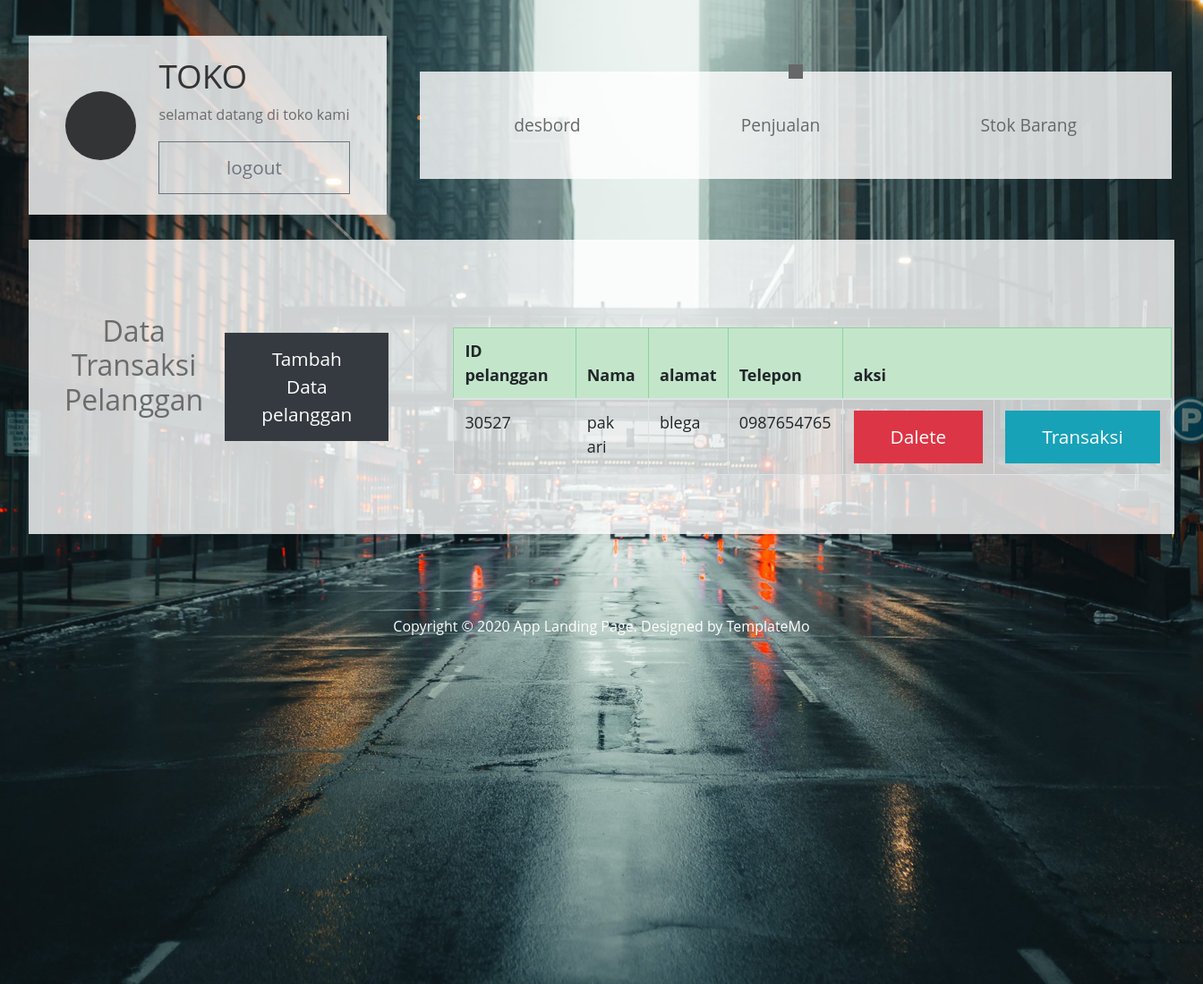
The app's page /petugas/penjualan_select.php (signed in) with its own data.
### tables this page shows
CREATE TABLE `tb_pelanggan` (
  `id_pelanggan` int(11) NOT NULL,
  `nama_pelanggan` varchar(50) NOT NULL,
  `alamat_pelanggan` text NOT NULL,
  `telepon_pelanggan` varchar(20) NOT NULL
);

### petugas/penjualan_select.php (the view, shortened to what this page needs)
<?php
    include('header.php');
    include('inavbar.php');
    ?>
    <section class="tm-bg-white-transparent tm-app-feature-box   " id="section_2">
<div class=" text-center mx-auto">
            <h2 class="mb-5">Data Transaksi Pelanggan </h2>
        </div>
        <a href="penjualan_insert_v.php" class="nav-link custom-btn custom-border-btn btn btn btn-dark m-4">Tambah Data pelanggan</a>
        <div class="row text-warning-emphasis ">
            <div class=" col-md-11 col-md-1 m-5 mb-lg-11 mb-md-0">
            <div class="featured-block d-flex justify-content-center align-items-center">
                    <table class="table table-bordered border-success table-hover table-striped ">
                        <thead class="table-success">
                            <th>ID pelanggan</th>
                            <th>Nama</th>
                            <th>alamat</th>
                            <th>Telepon</th>
                            <th colspan="2">aksi</th>
                        </thead>
                        <tbody class="table-group-divider ">
                        <?php
    include "../config.php";
    $sql = mysqli_query($koneksi, 'SELECT * FROM tb_pelanggan ORDER BY id_pelanggan DESC');
    foreach ($sql as $pelanggan) {
    ?>
      <tr>
        <td><?= $pelanggan['id_pelanggan'] ?> </td>
        <td><?= $pelanggan['nama_pelanggan'] ?></td>
        <td><?= $pelanggan['alamat_pelanggan'] ?></td>
        <td><?= $pelanggan['telepon_pelanggan'] ?></td>
        <td><a href="penjualan_delete.php?id_pelanggan=<?= $pelanggan['id_pelanggan'] ?>"  onclick="return confirm('apakah anda yakin mau delete?');"  class=" btn  btn btn-danger ">Dalete</a></td>
        <td><a href="detail_penjualan_v.php?id_pelanggan=<?= $pelanggan['id_pelanggan'] ?>" class=" btn btn btn-info ">Transaksi</a></td>
      </tr>
    <?php } ?>
                        </tbody>
                    </table>
            </div>
        </div>
          </section>
<?php
include('footer.php');
?>

### css/templatemo-style.css (style rules this page uses)
html { scroll-behavior: smooth; }
body { font-family: "Open Sans", Arial, Helvetica, sans-serif; font-size: 18px; font-weight: 400; color: #6b6b6b; overflow-x: hidden; }
a, button { transition: all 0.3s ease; }
.tm-bg-white-transparent { background-color: rgba(255, 255, 255, 0.8); }
.nav-link { font-size: 1.2rem; }
.btn { border-radius: 0; padding: 13px 40px; font-size: 1.3rem; }
.tm-app-feature-box { display: flex; align-items: center; padding: 50px 40px; margin-bottom: 40px; }

### records on screen
tb_pelanggan: id_pelanggan "30527", nama_pelanggan "pak ari", alamat_pelanggan "blega", telepon_pelanggan "0987654765"
